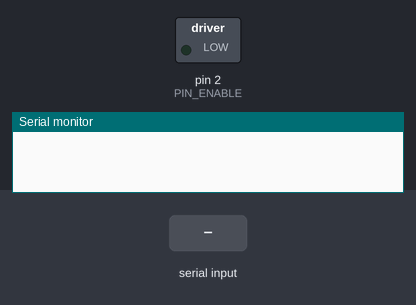
Recording of a sketch running on a simulated Arduino Uno, built with avr-gcc and run on an emulated ATmega328P. Shown: switched loads named in the sketch (green lamp = pin HIGH), the last lines printed to the serial monitor. The test bench sets the inputs (shaded band). Pins used as bus, display or sensor lines are not drawn.

Above: at 1.2 s.
1.3 s: "90,45,200\n" received over Serial
At 1.9 s:
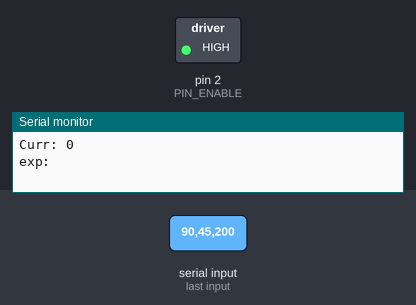
Timing chart, 0 to 4.3 s (numbered marks = the images above; inputs shaded):
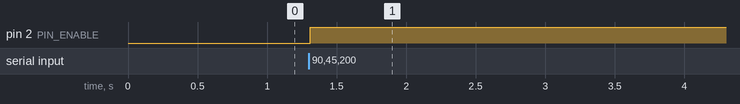

The sketch:

moveToX.ino
```cpp
// Constants for pin numbers
const int PIN_ENABLE = 2;
const int PIN_STEP = 3;

// Distance per step in millimeters
const float STEPS_PER_MM = 5200.0/171.45;
float oldDist;
// Initialize the current position variable
float currentX = 0;
int curr_pos = 0;

// Length in millimeters as text (string)
String lengthText = "";


void setup() {
  // Initialize pin 2 as an output
  pinMode(PIN_ENABLE, OUTPUT);

  // Initialize pin 3 as an output
  pinMode(PIN_STEP, OUTPUT);

  // Enable the motor driver
  digitalWrite(PIN_ENABLE, LOW);

  // Begin serial communication
  Serial.begin(9600);

  // Print instructions to the serial monitor
  //Serial.println("Enter distance in millimeters to move the stepper motor:");
  digitalWrite(PIN_ENABLE, LOW);
  // for (int i = 0; i < 4800; i++) {
  //   digitalWrite(PIN_STEP, HIGH);
  //   delayMicroseconds(1250); // Adjust the speed as needed
  //   digitalWrite(PIN_STEP, LOW);
  //   delayMicroseconds(1250); // Adjust the speed as needed
  // }
  // digitalWrite(PIN_ENABLE, HIGH);
  // for (int i = 0; i < 2400; i++) {
  //   digitalWrite(PIN_STEP, HIGH);
  //   delayMicroseconds(1250); // Adjust the speed as needed
  //   digitalWrite(PIN_STEP, LOW);
  //   delayMicroseconds(1250); // Adjust the speed as needed
  // }
  curr_pos = 0;
}

// void loop() {
//   if (Serial.available() > 0) {
//     // Read the input from the serial as a string
//     lengthText = Serial.readStringUntil('\n');
//     if (lengthText == 'calibrate') {
//       calibrate(oldDist);
//     }
//     // Convert the length from text to a float
//     float length = lengthText.toFloat();

//     // Move to the specified length
//     moveToX(length);

//     // Print the current position to the serial monitor
//     Serial.print("Moved to: ");
//     Serial.print(currentX);
//     Serial.println(" mm");
//   }
// }
static float coordinates[3] = {0};
static int step_pos = 0;

void loop() {
  //delay(100);
  if (Serial.available() > 0) {
    // Read the input from the serial as a string
    lengthText = Serial.readStringUntil('\n');
    lengthText.trim();
    // if (lengthText == "calibrate") {
    //   calibrate(oldDist);
    // } else {
      // Parse the string into individual floats

      int index = 0;
      char *token = strtok((char *)lengthText.c_str(), ",");
      coordinates[index] = atof(token);
      index++;
      do {
        token = strtok(NULL, ", ");
        coordinates[index] = atof(token);
        //Serial.println(token);
        index++;
      } while (index < 3);
        // Serial.println(token);
        // coordinates[index] = atof(token);
        // token = strtok(NULL, ", ");
        // Serial.println(token);

        // index++;

      // // Convert the length from text to a float
      // float length = lengthText.toFloat();

      // // Move to the specified length
      // moveToX(length);

      // // Print the current position to the serial monitor
      // Serial.println(coordinates[0]);
      // Serial.println(coordinates[1]);
      // Serial.println(coordinates[2]);
      // Serial.print(currentX);
      // Serial.println(" mm");
    // }
    int coords = coordinates[2] * 10;
    step_pos = coords * 240;
    //Serial.println(step_pos);
    if (step_pos < 0) {
      step_pos = 0;
    } else if (step_pos > 4800) {
      step_pos = 4800;
    }
    else if(step_pos == 0){
      return;
    }

    // update position, maxing at 200 steps per cycle
    Serial.print("Curr: ");
    Serial.println(curr_pos);
    Serial.print("exp: ");
    if (curr_pos)
    Serial.println(step_pos);
    if (step_pos - curr_pos > 200) {
      digitalWrite(PIN_ENABLE, HIGH);
      curr_pos += 200;
    } else if (step_pos - curr_pos < -200) {
      curr_pos -= 200;
      digitalWrite(PIN_ENABLE, LOW);
    } else {
      return;
    }
    for (int i = 0; i < 200; i++) {
      digitalWrite(PIN_STEP, HIGH);
      delayMicroseconds(1250); // Adjust the speed as needed
      digitalWrite(PIN_STEP, LOW);
      delayMicroseconds(1250); // Adjust the speed as needed
    }
  }
}

// void moveToX(float x) {

//   // 171.45/4800
//   // 171.45 is the length of the gantry axis
//   // Calculate the number of steps to move
//   // int stepsToMove = round((x - currentX) / DISTANCE_PER_STEP);

//   // Take the dist /

//   float dist = x/171.45;
//   int stepsToMove = 5200*dist;
//   // Determine the direction of movement
//   bool direction = (stepsToMove > 0);
//   // 5200 STEPS ACROSS THE WHOLE GANTRY
//   // 171.45 IS THE DIST ACROSS THE GANTRY
//   // 5200/171.45
//   // Enable the motor driver
//   if (dist > 0.0) { // positive is towards the motor
//     digitalWrite(PIN_ENABLE, HIGH);
//   } else { // negative is away from the motor
//     digitalWrite(PIN_ENABLE, LOW);
//   }
//   // HIGH IS TOWARDS THE MOTOR
//   // Move the motor the required number of steps
//   for (int i = 0; i < abs(stepsToMove); i++) {
//     digitalWrite(PIN_STEP, HIGH);
//     delayMicroseconds(1250); // Adjust the speed as needed
//     digitalWrite(PIN_STEP, LOW);
//     delayMicroseconds(1250); // Adjust the speed as needed
//   }

//   //HOW TO CALIBRATE

//   // Update the current position
//   currentX = x;

//   // Disable the motor driver
//   digitalWrite(PIN_ENABLE, HIGH);
//   oldDist = x;
// }

// void calibrate(float prevDist) {
//   float dist = abs(prevDist - 171.45);
//   int stepsToMove = 5200*dist;
//   // Determine the direction of movement
//   bool direction = (stepsToMove > 0);
//   // 5200 STEPS ACROSS THE WHOLE GANTRY
//   // 171.45 IS THE DIST ACROSS THE GANTRY
//   // 5200/171.45
//   // Enable the motor driver
//   if (dist > 0.0) { // positive is towards the motor
//     digitalWrite(PIN_ENABLE, HIGH);
//   } else { // negative is away from the motor
//     digitalWrite(PIN_ENABLE, LOW);
//   }
//   for (int i = 0; i < abs(stepsToMove); i++) {
//     digitalWrite(PIN_STEP, HIGH);
//     delayMicroseconds(1250); // Adjust the speed as needed
//     digitalWrite(PIN_STEP, LOW);
//     delayMicroseconds(1250); // Adjust the speed as needed
//   }
// }

// void calibrate() {
//   // Move to the start of the gantry
//   int stepsToMove = 5200; // Move all the way to one side of the gantry

//   // Enable the motor driver
//   digitalWrite(PIN_ENABLE, LOW);

//   // Move the motor the required number of steps
//   for (int i = 0; i < stepsToMove; i++) {
//     digitalWrite(PIN_STEP, HIGH);
//     delayMicroseconds(1250); // Adjust the speed as needed
//     digitalWrite(PIN_STEP, LOW);
//     delayMicroseconds(1250); // Adjust the speed as needed
//   }

//   // Update the current position
//   currentX = 0; // Reset the current position to 0

//   // Disable the motor driver
//   digitalWrite(PIN_ENABLE, HIGH);

//   Serial.println("Calibration complete. Position reset to 0 mm.");
// }

// void calibrate(float prevDist) {
//   // Move back to the start of the gantry
//   float distToMove = prevDist; // Distance to move back to the start
//   int stepsToMove = round(distToMove * STEPS_PER_MM);

//   // Enable the motor driver
//   digitalWrite(PIN_ENABLE, LOW);

//   // Move the motor the required number of steps
//   for (int i = 0; i < abs(stepsToMove); i++) {
//     digitalWrite(PIN_STEP, HIGH);
//     delayMicroseconds(1250); // Adjust the speed as needed
//     digitalWrite(PIN_STEP, LOW);
//     delayMicroseconds(1250); // Adjust the speed as needed
//   }

//   // Update the current position
//   currentX = 0; // Reset the current position to 0

//   // Disable the motor driver
//   digitalWrite(PIN_ENABLE, HIGH);

//   Serial.println("Calibration complete. Position reset to 0 mm.");
// }
```

Measured:
- after the input at 1.3 s, pin 2 (PIN_ENABLE): LOW → HIGH at once
